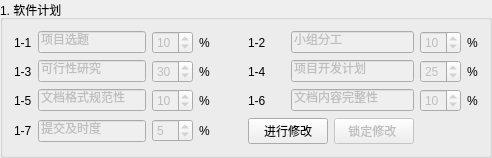
        <widget class="QGroupBox" name="groupBox">
         <property name="sizePolicy">
          <sizepolicy hsizetype="Expanding" vsizetype="Expanding">
           <horstretch>0</horstretch>
           <verstretch>0</verstretch>
          </sizepolicy>
         </property>
         <property name="title">
          <string>1. 软件计划</string>
         </property>
         <layout class="QGridLayout" name="gridLayout">
          <item row="0" column="0">
           <widget class="QLabel" name="pro1_1Label">
            <property name="text">
             <string>1-1</string>
            </property>
            <property name="alignment">
             <set>Qt::AlignLeading|Qt::AlignLeft|Qt::AlignVCenter</set>
            </property>
            <property name="buddy">
             <cstring>pro1_1LineEdit</cstring>
            </property>
           </widget>
          </item>
          <item row="0" column="1">
           <widget class="QLineEdit" name="pro1_1LineEdit">
            <property name="enabled">
             <bool>false</bool>
            </property>
            <property name="text">
             <string>项目选题</string>
            </property>
           </widget>
          </item>
          <item row="0" column="2">
           <widget class="QSpinBox" name="pro1_1SpinBox">
            <property name="enabled">
             <bool>false</bool>
            </property>
            <property name="value">
             <number>10</number>
            </property>
           </widget>
          </item>
          <item row="0" column="3">
           <widget class="QLabel" name="label">
            <property name="text">
             <string>%</string>
            </property>
           </widget>
          </item>
          <item row="0" column="4">
           <spacer name="horizontalSpacer_2">
            <property name="orientation">
             <enum>Qt::Horizontal</enum>
            </property>
            <property name="sizeHint" stdset="0">
             <size>
              <width>32</width>
              <height>20</height>
             </size>
            </property>
           </spacer>
          </item>
          <item row="0" column="5">
           <widget class="QLabel" name="pro1_2Label">
            <property name="text">
             <string>1-2</string>
            </property>
            <property name="alignment">
             <set>Qt::AlignLeading|Qt::AlignLeft|Qt::AlignVCenter</set>
            </property>
            <property name="buddy">
             <cstring>pro1_2LineEdit</cstring>
            </property>
           </widget>
          </item>
          <item row="0" column="6" colspan="2">
           <widget class="QLineEdit" name="pro1_2LineEdit">
            <property name="enabled">
             <bool>false</bool>
            </property>
            <property name="text">
             <string>小组分工</string>
            </property>
           </widget>
          </item>
          <item row="0" column="8">
           <widget class="QSpinBox" name="pro1_2SpinBox">
            <property name="enabled">
             <bool>false</bool>
            </property>
            <property name="value">
             <number>10</number>
            </property>
           </widget>
          </item>
          <item row="0" column="9">
           <widget class="QLabel" name="label_6">
            <property name="text">
             <string>%</string>
            </property>
           </widget>
          </item>
          <item row="1" column="0">
           <widget class="QLabel" name="pro1_3Label">
            <property name="text">
             <string>1-3</string>
            </property>
            <property name="alignment">
             <set>Qt::AlignLeading|Qt::AlignLeft|Qt::AlignVCenter</set>
            </property>
            <property name="buddy">
             <cstring>pro1_3LineEdit</cstring>
            </property>
           </widget>
          </item>
          <item row="1" column="1">
           <widget class="QLineEdit" name="pro1_3LineEdit">
            <property name="enabled">
             <bool>false</bool>
            </property>
            <property name="text">
             <string>可行性研究</string>
            </property>
           </widget>
          </item>
          <item row="1" column="2">
           <widget class="QSpinBox" name="pro1_3SpinBox">
            <property name="enabled">
             <bool>false</bool>
            </property>
            <property name="value">
             <number>30</number>
            </property>
           </widget>
          </item>
          <item row="1" column="3">
           <widget class="QLabel" name="label_2">
            <property name="text">
             <string>%</string>
            </property>
           </widget>
          </item>
          <item row="1" column="4">
           <spacer name="horizontalSpacer_3">
            <property name="orientation">
             <enum>Qt::Horizontal</enum>
            </property>
            <property name="sizeHint" stdset="0">
             <size>
              <width>32</width>
              <height>20</height>
             </size>
            </property>
           </spacer>
          </item>
          <item row="1" column="5">
           <widget class="QLabel" name="pro1_4Label">
            <property name="text">
             <string>1-4</string>
            </property>
            <property name="alignment">
             <set>Qt::AlignLeading|Qt::AlignLeft|Qt::AlignVCenter</set>
            </property>
            <property name="buddy">
             <cstring>pro1_4LineEdit</cstring>
            </property>
           </widget>
          </item>
          <item row="1" column="6" colspan="2">
           <widget class="QLineEdit" name="pro1_4LineEdit">
            <property name="enabled">
             <bool>false</bool>
            </property>
            <property name="text">
             <string>项目开发计划</string>
            </property>
           </widget>
          </item>
          <item row="1" column="8">
           <widget class="QSpinBox" name="pro1_4SpinBox">
            <property name="enabled">
             <bool>false</bool>
            </property>
            <property name="value">
             <number>25</number>
            </property>
           </widget>
          </item>
          <item row="1" column="9">
           <widget class="QLabel" name="label_5">
            <property name="text">
             <string>%</string>
            </property>
           </widget>
          </item>
          <item row="2" column="0">
           <widget class="QLabel" name="pro1_5Label">
            <property name="text">
             <string>1-5</string>
            </property>
            <property name="alignment">
             <set>Qt::AlignLeading|Qt::AlignLeft|Qt::AlignVCenter</set>
            </property>
            <property name="buddy">
             <cstring>pro1_5LineEdit</cstring>
            </property>
           </widget>
          </item>
          <item row="2" column="1">
           <widget class="QLineEdit" name="pro1_5LineEdit">
            <property name="enabled">
             <bool>false</bool>
            </property>
            <property name="text">
             <string>文档格式规范性</string>
            </property>
           </widget>
          </item>
          <item row="2" column="2">
           <widget class="QSpinBox" name="pro1_5SpinBox">
            <property name="enabled">
             <bool>false</bool>
            </property>
            <property name="value">
             <number>10</number>
            </property>
           </widget>
          </item>
          <item row="2" column="3">
           <widget class="QLabel" name="label_3">
            <property name="text">
             <string>%</string>
            </property>
           </widget>
          </item>
          <item row="2" column="4">
           <spacer name="horizontalSpacer_4">
            <property name="orientation">
             <enum>Qt::Horizontal</enum>
            </property>
            <property name="sizeHint" stdset="0">
             <size>
              <width>32</width>
              <height>20</height>
             </size>
            </property>
           </spacer>
          </item>
          <item row="2" column="5">
           <widget class="QLabel" name="pro1_6Label">
            <property name="text">
             <string>1-6</string>
            </property>
            <property name="alignment">
             <set>Qt::AlignLeading|Qt::AlignLeft|Qt::AlignVCenter</set>
            </property>
            <property name="buddy">
             <cstring>pro1_6LineEdit</cstring>
            </property>
           </widget>
          </item>
          <item row="2" column="6" colspan="2">
           <widget class="QLineEdit" name="pro1_6LineEdit">
            <property name="enabled">
             <bool>false</bool>
            </property>
            <property name="text">
             <string>文档内容完整性</string>
            </property>
           </widget>
          </item>
          <item row="2" column="8">
           <widget class="QSpinBox" name="pro1_6SpinBox">
            <property name="enabled">
             <bool>false</bool>
            </property>
            <property name="value">
             <number>10</number>
            </property>
           </widget>
          </item>
          <item row="2" column="9">
           <widget class="QLabel" name="label_7">
            <property name="text">
             <string>%</string>
            </property>
           </widget>
          </item>
          <item row="3" column="0">
           <widget class="QLabel" name="pro1_7Label">
            <property name="text">
             <string>1-7</string>
            </property>
            <property name="alignment">
             <set>Qt::AlignLeading|Qt::AlignLeft|Qt::AlignVCenter</set>
            </property>
            <property name="buddy">
             <cstring>pro1_7LineEdit</cstring>
            </property>
           </widget>
          </item>
          <item row="3" column="1">
           <widget class="QLineEdit" name="pro1_7LineEdit">
            <property name="enabled">
             <bool>false</bool>
            </property>
            <property name="text">
             <string>提交及时度</string>
            </property>
           </widget>
          </item>
          <item row="3" column="2">
           <widget class="QSpinBox" name="pro1_7SpinBox">
            <property name="enabled">
             <bool>false</bool>
            </property>
            <property name="value">
             <number>5</number>
            </property>
           </widget>
          </item>
          <item row="3" column="3">
           <widget class="QLabel" name="label_4">
            <property name="text">
             <string>%</string>
            </property>
           </widget>
          </item>
          <item row="3" column="4">
           <spacer name="horizontalSpacer_11">
            <property name="orientation">
             <enum>Qt::Horizontal</enum>
            </property>
            <property name="sizeHint" stdset="0">
             <size>
              <width>32</width>
              <height>20</height>
             </size>
            </property>
           </spacer>
          </item>
          <item row="3" column="5" colspan="2">
           <widget class="QPushButton" name="modifyBtn1">
            <property name="sizePolicy">
             <sizepolicy hsizetype="Minimum" vsizetype="Fixed">
              <horstretch>0</horstretch>
              <verstretch>0</verstretch>
             </sizepolicy>
            </property>
            <property name="text">
             <string>进行修改</string>
            </property>
           </widget>
          </item>
          <item row="3" column="7">
           <widget class="QPushButton" name="lockBtn1">
            <property name="enabled">
             <bool>false</bool>
            </property>
            <property name="sizePolicy">
             <sizepolicy hsizetype="Minimum" vsizetype="Fixed">
              <horstretch>0</horstretch>
              <verstretch>0</verstretch>
             </sizepolicy>
            </property>
            <property name="text">
             <string>锁定修改 </string>
            </property>
            <property name="checkable">
             <bool>false</bool>
            </property>
           </widget>
          </item>
          <item row="3" column="8" colspan="2">
           <spacer name="horizontalSpacer">
            <property name="orientation">
             <enum>Qt::Horizontal</enum>
            </property>
            <property name="sizeHint" stdset="0">
             <size>
              <width>51</width>
              <height>20</height>
             </size>
            </property>
           </spacer>
          </item>
         </layout>
        </widget>
